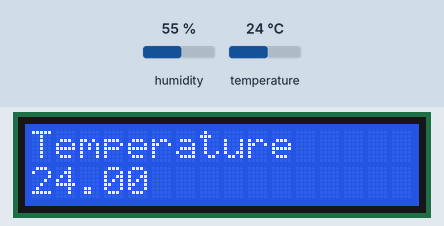
A sketch run on a simulated Arduino Uno, built with avr-gcc and run on an emulated ATmega328P. On the bench: 16×2 character LCD. The test bench sets the inputs (shaded band); at power-on: temperature 24 °C, humidity 55 %. What the sketch prints to the serial monitor is not drawn.

Above: at 2.7 s.
2.8 s: temperature set to 12 °C
At 4.8 s:
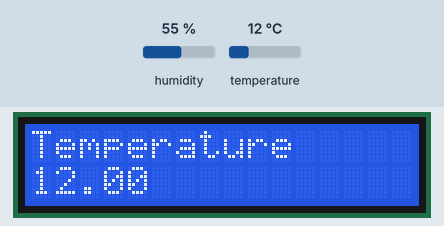
5.8 s: temperature set to 19 °C
At 7.3 s:
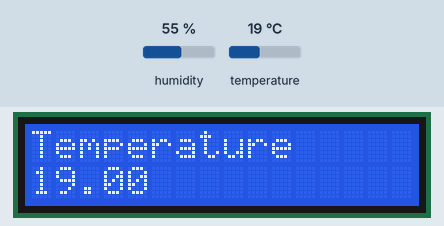
8.8 s: temperature set to 28 °C
At 11.3 s:
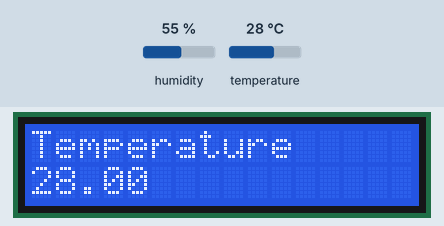
Timing chart, 0 to 12.8 s (numbered marks = the images above; inputs shaded):
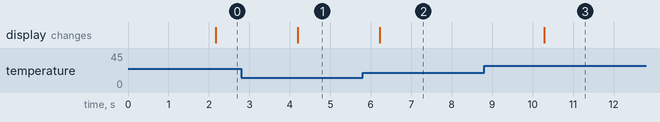

The sketch:

display_temp.ino
```cpp
#include <Wire.h>
#include <LiquidCrystal_I2C.h>
#include "DHT.h"

#define DHTPIN 2     // what digital pin we're connected to

// Uncomment whatever type you're using!
#define DHTTYPE DHT11   // DHT 11
//#define DHTTYPE DHT22   // DHT 22  (AM2302), AM2321
//#define DHTTYPE DHT21   // DHT 21 (AM2301)

// Connect pin 1 (on the left) of the sensor to +5V
// NOTE: If using a board with 3.3V logic like an Arduino Due connect pin 1
// to 3.3V instead of 5V!
// Connect pin 2 of the sensor to whatever your DHTPIN is
// Connect pin 4 (on the right) of the sensor to GROUND
// Connect a 10K resistor from pin 2 (data) to pin 1 (power) of the sensor

// Initialize DHT sensor.
// Note that older versions of this library took an optional third parameter to
// tweak the timings for faster processors.  This parameter is no longer needed
// as the current DHT reading algorithm adjusts itself to work on faster procs.
DHT dht(DHTPIN, DHTTYPE);

LiquidCrystal_I2C lcd(0x27,16,2);  // set the LCD address to 0x27 for a 16 chars and 2 line display

void lcd_print(String s, int line){
  lcd.setCursor(0, line);
  lcd.print(s);
}

void setup() {
  Serial.begin(9600);
  Serial.println("DHTxx test!");

  dht.begin();

  // initialize the lcd
  lcd.init();
  lcd.begin(16, 2);
  lcd.backlight();
  lcd_print("Temperature", 0);
}

void loop() {
  // Wait a few seconds between measurements.
  delay(2000);

  // Reading temperature or humidity takes about 250 milliseconds!
  // Sensor readings may also be up to 2 seconds 'old' (its a very slow sensor)
  float h = dht.readHumidity();
  // Read temperature as Celsius (the default)
  float t = dht.readTemperature();
  // Read temperature as Fahrenheit (isFahrenheit = true)
  float f = dht.readTemperature(true);

  // Check if any reads failed and exit early (to try again).
  if (isnan(h) || isnan(t) || isnan(f)) {
    Serial.println("Failed to read from DHT sensor!");
    return;
  }

  lcd_print(String(t), 1);


  /*
  // Compute heat index in Fahrenheit (the default)
  float hif = dht.computeHeatIndex(f, h);
  // Compute heat index in Celsius (isFahreheit = false)
  float hic = dht.computeHeatIndex(t, h, false);

  Serial.print("Humidity: ");
  Serial.print(h);
  Serial.print(" %\t");
  Serial.print("Temperature: ");
  Serial.print(t);
  Serial.print(" *C ");
  Serial.print(f);
  Serial.print(" *F\t");
  Serial.print("Heat index: ");
  Serial.print(hic);
  Serial.print(" *C ");
  Serial.print(hif);
  Serial.println(" *F");
  */
}


/*
LiquidCrystal_I2C lcd(0x27,16,2);  // set the LCD address to 0x27 for a 16 chars and 2 line display


int temp

void setup()
{
 lcd.init();                      // initialize the lcd
 lcd.begin(16, 2);
 // Print a message to the LCD.
 lcd.backlight();
 lcd_print("Temperature", 0);
}

void lcd_print(String s, int line){
  lcd.setCursor(0, line);
  lcd.print(s);
}

void loop() {
  // set the cursor to column 0, line 1
  // (note: line 1 is the second row, since counting begins with 0):
  lcd.setCursor(0, 1);
  // print the number of seconds since reset:
  lcd.print(millis() / 1000);
}
*/
```

Measured:
- after the input at 2.8 s, the display: changes after 1.4 s (image 1)
- after the input at 5.8 s, the display: changes after 0.43 s (image 2)
- after the input at 8.8 s, the display: changes after 1.5 s (image 3)
